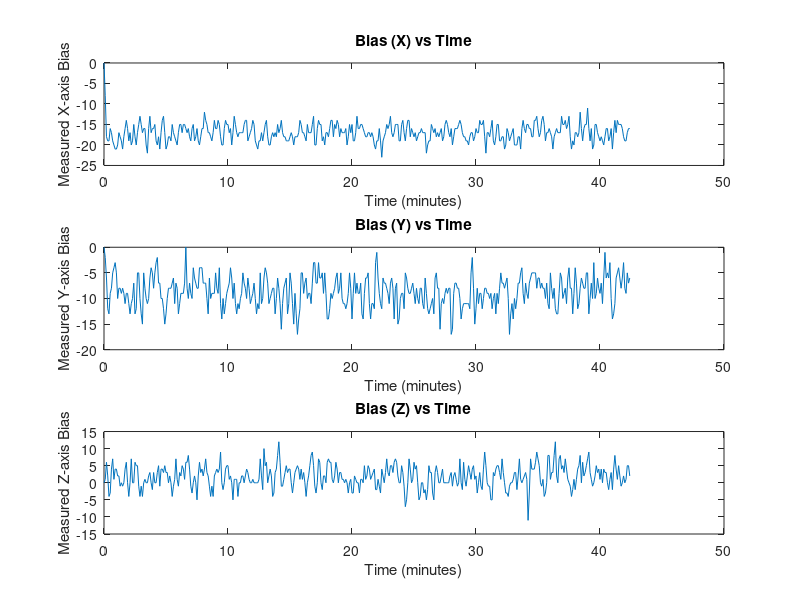
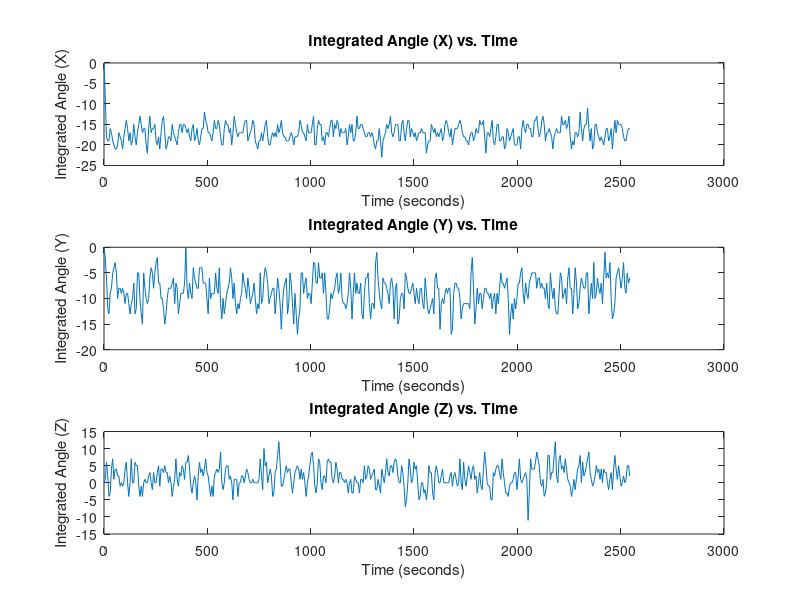

Source code (MATLAB) for these figures, in order: (Note: this script raises an error after producing the figures.)
% Define data points
XYZ = [
  0, 0, 0;
 -8, -2, 1;
 -18, -6, 6;
 -19, -12, 2;
 -19, -13, -4;
 -16, -9, -3;
 -17, -8, 4;
 -19, -5, 7;
 -20, -4, 1;
 -21, -3, 4;
 -21, -5, 4;
 -20, -10, 2;
 -17, -8, 2;
 -18, -8, -1;
 -19, -9, 0;
 -21, -8, -1;
 -18, -9, 0;
 -16, -11, 4;
 -14, -9, 6;
 -16, -9, 0;
 -19, -11, -4;
 -17, -13, 0;
 -20, -11, 7;
 -19, -10, 0;
 -15, -7, 0;
 -18, -13, 6;
 -20, -12, 5;
 -17, -5, 5;
 -15, -5, -1;
 -13, -10, -4;
 -15, -13, -1;
 -17, -15, -4;
 -16, -5, 0;
 -16, -8, 1;
 -20, -10, 0;
 -22, -11, 0;
 -16, -10, 2;
 -13, -6, 3;
 -17, -4, 0;
 -16, -5, -2;
 -16, -8, 3;
 -15, -5, 0;
 -19, -3, 0;
 -20, -2, 3;
 -18, -7, 5;
 -21, -7, -1;
 -17, -10, 4;
 -14, -10, 4;
 -13, -12, 3;
 -17, -15, 5;
 -21, -13, 3;
 -20, -10, 3;
 -18, -8, 0;
 -18, -8, 2;
 -19, -8, 0;
 -15, -7, -4;
 -17, -6, -1;
 -18, -11, 1;
 -19, -7, 7;
 -20, -8, 1;
 -17, -13, -1;
 -15, -11, 3;
 -15, -9, 2;
 -17, -9, 5;
 -15, -9, 4;
 -15, -7, 1;
 -16, 0, 6;
 -17, -8, 6;
 -16, -10, 8;
 -18, -7, 4;
 -19, -9, -1;
 -16, -10, -3;
 -15, -4, 0;
 -19, -6, 2;
 -18, -7, 0;
 -16, -8, -5;
 -19, -8, 2;
 -20, -4, 6;
 -18, -4, 3;
 -16, -4, 4;
 -16, -7, 2;
 -12, -7, 4;
 -14, -7, 7;
 -15, -10, 3;
 -17, -13, 2;
 -17, -6, -1;
 -18, -10, -4;
 -19, -9, -1;
 -17, -9, -4;
 -14, -9, 2;
 -16, -5, 3;
 -16, -8, 4;
 -14, -9, 3;
 -15, -4, 4;
 -18, -11, 9;
 -20, -14, 0;
 -20, -10, -2;
 -16, -13, 0;
 -14, -11, 4;
 -15, -9, 5;
 -15, -8, 5;
 -17, -7, 1;
 -16, -4, 2;
 -20, -6, 0;
 -17, -10, -5;
 -13, -7, 1;
 -15, -11, 1;
 -17, -13, 1;
 -18, -11, -4;
 -17, -12, 0;
 -17, -10, 0;
 -17, -9, 2;
 -17, -5, 2;
 -15, -7, 0;
 -14, -8, 2;
 -14, -10, 4;
 -19, -6, 3;
 -18, -8, 1;
 -17, -11, 0;
 -16, -10, 0;
 -14, -9, 1;
 -15, -7, 0;
 -19, -10, 0;
 -20, -13, 0;
 -21, -11, 0;
 -19, -12, 1;
 -19, -5, 7;
 -17, -11, 2;
 -19, -10, -2;
 -17, -6, 10;
 -15, -4, 5;
 -14, -5, 6;
 -18, -7, 0;
 -20, -11, 2;
 -20, -10, 4;
 -18, -9, 2;
 -17, -8, -4;
 -18, -8, -3;
 -17, -13, 3;
 -18, -10, 4;
 -15, -6, 8;
 -17, -8, 12;
 -16, -11, 6;
 -14, -16, -1;
 -17, -11, -1;
 -18, -8, 1;
 -18, -7, 3;
 -19, -6, 5;
 -19, -13, 3;
 -19, -11, 4;
 -18, -5, 4;
 -17, -7, 0;
 -18, -11, -3;
 -20, -15, 0;
 -18, -9, 3;
 -18, -13, 4;
 -18, -17, 5;
 -17, -14, 4;
 -14, -12, 1;
 -15, -5, 4;
 -17, -5, 1;
 -17, -9, 3;
 -18, -7, 0;
 -19, -6, -4;
 -15, -10, 0;
 -17, -9, 2;
 -17, -9, 5;
 -17, -11, 8;
 -15, -7, 9;
 -13, -3, 5;
 -20, -3, -1;
 -20, -7, -3;
 -16, -7, 0;
 -14, -3, 7;
 -15, -6, 6;
 -15, -6, 0;
 -19, -5, -2;
 -18, -9, 2;
 -20, -5, 2;
 -17, -9, 0;
 -17, -14, 6;
 -18, -14, 7;
 -16, -12, 6;
 -14, -9, 6;
 -14, -10, 1;
 -18, -9, 0;
 -15, -8, 2;
 -16, -6, 6;
 -14, -5, 4;
 -15, -9, 0;
 -18, -8, 3;
 -16, -5, 3;
 -17, -10, 1;
 -17, -11, 1;
 -17, -11, 0;
 -16, -12, 1;
 -20, -11, 0;
 -18, -9, -3;
 -15, -5, 0;
 -17, -8, 1;
 -15, -14, -3;
 -19, -9, -3;
 -19, -5, 2;
 -17, -9, 1;
 -13, -7, 0;
 -16, -9, 0;
 -16, -9, -3;
 -15, -7, 1;
 -15, -13, 1;
 -16, -14, 0;
 -17, -9, 5;
 -18, -6, 1;
 -18, -6, 2;
 -17, -5, 5;
 -17, -11, 4;
 -18, -14, 1;
 -17, -11, 2;
 -18, -11, 3;
 -20, -12, 4;
 -21, -3, -2;
 -19, -1, -2;
 -19, -6, 1;
 -16, -9, -1;
 -19, -11, -3;
 -23, -12, 4;
 -19, -6, 2;
 -18, -7, 0;
 -17, -7, 3;
 -15, -8, 7;
 -16, -9, 3;
 -15, -11, 2;
 -13, -7, 5;
 -17, -6, 5;
 -18, -8, 3;
 -17, -14, 6;
 -15, -8, 7;
 -15, -7, 6;
 -15, -15, 2;
 -19, -14, 0;
 -19, -10, 0;
 -15, -9, 5;
 -14, -9, 3;
 -17, -12, -1;
 -19, -5, -7;
 -16, -6, -5;
 -14, -8, 0;
 -14, -9, 7;
 -18, -9, 4;
 -16, -8, 0;
 -17, -7, 1;
 -18, -9, 6;
 -17, -11, 4;
 -19, -8, 5;
 -18, -10, 0;
 -17, -11, -5;
 -17, -8, -4;
 -16, -8, 0;
 -17, -11, 0;
 -17, -12, -3;
 -17, -6, -2;
 -22, -9, -5;
 -20, -12, -2;
 -19, -13, 5;
 -19, -12, 3;
 -15, -11, 3;
 -16, -10, -3;
 -17, -13, -5;
 -16, -6, 3;
 -18, -5, 5;
 -17, -8, 3;
 -18, -8, 0;
 -17, -16, 0;
 -16, -11, 2;
 -19, -10, 4;
 -18, -11, 0;
 -15, -9, 0;
 -14, -8, 0;
 -15, -9, 0;
 -17, -8, 0;
 -18, -8, 2;
 -16, -17, 3;
 -20, -16, -1;
 -18, -9, 2;
 -16, -7, 3;
 -16, -7, 1;
 -16, -8, -1;
 -15, -8, 0;
 -14, -10, 7;
 -15, -14, 0;
 -17, -12, -2;
 -18, -11, 6;
 -18, -11, 1;
 -19, -11, -1;
 -19, -11, 2;
 -20, -11, 5;
 -18, -12, 3;
 -17, -5, 1;
 -17, -2, 4;
 -19, -8, 5;
 -18, -15, 1;
 -16, -12, 2;
 -17, -8, -3;
 -17, -11, 0;
 -14, -9, 3;
 -15, -9, -1;
 -15, -12, -2;
 -14, -10, 4;
 -18, -8, 9;
 -22, -8, 5;
 -17, -9, 0;
 -17, -9, -1;
 -18, -10, -1;
 -16, -9, -5;
 -14, -12, -5;
 -19, -10, 3;
 -20, -9, 2;
 -18, -13, 4;
 -15, -9, 5;
 -15, -11, 5;
 -19, -8, 3;
 -19, -5, 1;
 -18, -7, 7;
 -18, -7, 3;
 -21, -8, 0;
 -20, -7, -3;
 -16, -6, -3;
 -17, -10, -4;
 -19, -17, -1;
 -18, -13, 0;
 -17, -11, 0;
 -16, -14, 1;
 -20, -10, 3;
 -20, -12, 3;
 -20, -10, -2;
 -18, -7, 2;
 -18, -7, 7;
 -21, -5, 1;
 -16, -4, 0;
 -14, -9, 1;
 -16, -11, 2;
 -17, -7, 3;
 -15, -9, 1;
 -15, -10, -11;
 -16, -7, -3;
 -16, -6, 7;
 -18, -5, 4;
 -18, -5, 4;
 -14, -5, 4;
 -14, -5, 6;
 -13, -8, 9;
 -16, -6, 7;
 -18, -6, 5;
 -17, -8, 0;
 -14, -7, -1;
 -13, -8, 1;
 -15, -8, -4;
 -19, -10, -3;
 -17, -7, 0;
 -17, -11, 8;
 -16, -12, 8;
 -17, -5, 1;
 -18, -8, 3;
 -21, -10, 3;
 -18, -8, 8;
 -17, -12, 12;
 -16, -13, 2;
 -17, -13, 0;
 -17, -9, 7;
 -17, -5, 8;
 -13, -6, 4;
 -15, -10, 5;
 -15, -9, 3;
 -14, -8, 7;
 -16, -11, 4;
 -15, -6, 1;
 -13, -4, 0;
 -18, -8, -1;
 -21, -8, -4;
 -19, -13, -2;
 -20, -9, 1;
 -17, -4, -2;
 -17, -7, 1;
 -18, -12, 4;
 -17, -11, 5;
 -12, -8, 8;
 -16, -6, 0;
 -19, -7, 6;
 -16, -8, 2;
 -15, -8, 3;
 -15, -5, 5;
 -11, -5, 7;
 -16, -13, 9;
 -19, -10, 3;
 -16, -7, 1;
 -21, -10, -1;
 -20, -3, 0;
 -15, -10, 2;
 -15, -9, 5;
 -17, -6, 3;
 -18, -8, 4;
 -19, -9, 1;
 -18, -7, 4;
 -19, -11, 0;
 -20, -6, 4;
 -18, -1, 3;
 -16, -6, 3;
 -16, -5, 0;
 -19, -6, -2;
 -18, -3, 1;
 -16, -10, 3;
 -21, -14, -2;
 -17, -13, 4;
 -14, -11, 8;
 -17, -6, 4;
 -14, -5, 1;
 -15, -4, 5;
 -15, -6, 2;
 -15, -8, -1;
 -16, -6, 0;
 -18, -3, 2;
 -19, -8, 0;
 -19, -9, 1;
 -17, -5, 5;
 -16, -7, 5;
 -16, -6, 2
];


% Separate column vectors
X = XYZ(:, 1);
Y = XYZ(:, 2);
Z = XYZ(:, 3);


% Find average biases 
averageXbias = mean(X);
averageYbias = mean(Y);
averageZbias = mean(Z);
display(averageXbias);
display(averageYbias);
display(averageZbias);

% Initialize variables
integratedAngles = zeros(size(XYZ)); % Matrix to store integrated angles
currentAngles = zeros(1, 3); % Vector to store current angles


% Plot Bias Against Time
% Time vector (assuming 6-second intervals)
tMin = (0:6:(size(XYZ, 1)-1)*6) / 60; % Convert seconds to minutes

figure;

subplot(3, 1, 1);
plot(tMin, XYZ(:, 1));
xlabel('Time (minutes)');
ylabel('Measured X-axis Bias');
title('Bias (X) vs Time');

subplot(3, 1, 2);
plot(tMin, XYZ(:, 2));
xlabel('Time (minutes)');
ylabel('Measured Y-axis Bias');
title('Bias (Y) vs Time');

subplot(3, 1, 3);
plot(tMin, XYZ(:, 3));
xlabel('Time (minutes)');
ylabel('Measured Z-axis Bias');
title('Bias (Z) vs Time');


% Time vector (assuming 6-second intervals)
t = 0:6:(size(XYZ, 1)-1)*6;
% Loop through data
for i = 2:size(XYZ, 1)
    % Calculate change in angle using angular rate (gyroscope data)
    deltaAngle = XYZ(i, :) - XYZ(i-1, :);
    
    % Integrate angles
    currentAngles = currentAngles + deltaAngle;
    integratedAngles(i, :) = currentAngles;
end

% Plot integrated angles
figure;
subplot(3, 1, 1);
plot(t, integratedAngles(:, 1));
xlabel('Time (seconds)');
ylabel('Integrated Angle (X)');
title('Integrated Angle (X) vs. Time');

subplot(3, 1, 2);
plot(t, integratedAngles(:, 2));
xlabel('Time (seconds)');
ylabel('Integrated Angle (Y)');
title('Integrated Angle (Y) vs. Time');

subplot(3, 1, 3);
plot(t, integratedAngles(:, 3));
xlabel('Time (seconds)');
ylabel('Integrated Angle (Z)');
title('Integrated Angle (Z) vs. Time');

% Scatter stuff
[Atilde,Btilde] = CalibrateEllipsoidData3D(X,Y,Z,20,0);
[Xcorr,Ycorr,Zcorr] = CorrectEllipsoidData3D(X,Y,Z,Atilde,Btilde);

% Plot in 3D
scatter3(Xcorr, Ycorr, Zcorr);
xlabel('X');
ylabel('Y');
zlabel('Z');
title('Scatter Plot of XYZ Gyroscope Bias');
